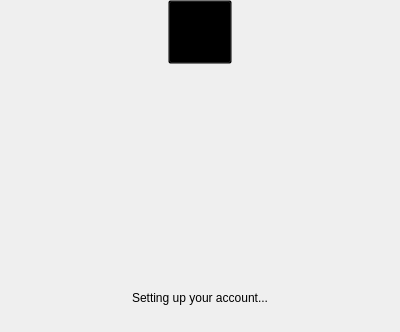
        <widget class="QWidget" name="pSettingUp">
         <property name="minimumSize">
          <size>
           <width>400</width>
           <height>332</height>
          </size>
         </property>
         <property name="maximumSize">
          <size>
           <width>400</width>
           <height>332</height>
          </size>
         </property>
         <layout class="QVBoxLayout" name="verticalLayout_5">
          <property name="spacing">
           <number>0</number>
          </property>
          <property name="topMargin">
           <number>0</number>
          </property>
          <property name="bottomMargin">
           <number>27</number>
          </property>
          <item>
           <widget class="QWidget" name="wLogoSettingUp" native="true">
            <property name="minimumSize">
             <size>
              <width>0</width>
              <height>75</height>
             </size>
            </property>
            <property name="maximumSize">
             <size>
              <width>16777215</width>
              <height>75</height>
             </size>
            </property>
            <property name="styleSheet">
             <string notr="true">background: transparent;
image: none;</string>
            </property>
            <layout class="QHBoxLayout" name="horizontalLayout_6">
             <property name="spacing">
              <number>0</number>
             </property>
             <property name="leftMargin">
              <number>0</number>
             </property>
             <property name="topMargin">
              <number>0</number>
             </property>
             <property name="rightMargin">
              <number>0</number>
             </property>
             <property name="bottomMargin">
              <number>10</number>
             </property>
             <item>
              <widget class="QPushButton" name="bLogoSettingUp">
               <property name="minimumSize">
                <size>
                 <width>64</width>
                 <height>64</height>
                </size>
               </property>
               <property name="maximumSize">
                <size>
                 <width>64</width>
                 <height>64</height>
                </size>
               </property>
               <property name="focusPolicy">
                <enum>Qt::NoFocus</enum>
               </property>
               <property name="styleSheet">
                <string notr="true"/>
               </property>
               <property name="text">
                <string/>
               </property>
               <property name="icon">
                <iconset resource="../Resources_linux.qrc">
                 <normaloff>:/images/app_64.png</normaloff>:/images/app_64.png</iconset>
               </property>
               <property name="iconSize">
                <size>
                 <width>64</width>
                 <height>64</height>
                </size>
               </property>
              </widget>
             </item>
            </layout>
           </widget>
          </item>
          <item>
           <spacer name="verticalSpacer">
            <property name="orientation">
             <enum>Qt::Vertical</enum>
            </property>
            <property name="sizeHint" stdset="0">
             <size>
              <width>20</width>
              <height>188</height>
             </size>
            </property>
           </spacer>
          </item>
          <item>
           <widget class="QLabel" name="lSettingUp">
            <property name="styleSheet">
             <string notr="true">background: transparent;
image: none;</string>
            </property>
            <property name="text">
             <string>Setting up your account...</string>
            </property>
            <property name="alignment">
             <set>Qt::AlignCenter</set>
            </property>
           </widget>
          </item>
         </layout>
        </widget>
